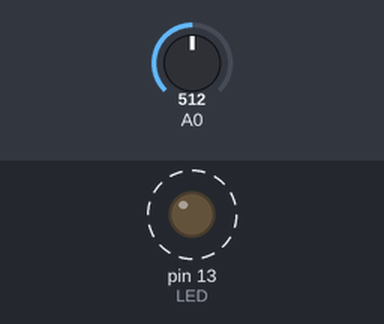
A sketch run on a simulated Arduino Uno, built with avr-gcc and run on an emulated ATmega328P. On the bench: output pins drawn as LEDs (lit = HIGH). Dashed ring = blinking. Inputs (shaded band) come from the test bench; at power-on: A0 = 512. What the sketch prints to the serial monitor is not drawn.

Above: at 0.5 s.
Timing chart, 0 to 4.6 s (numbered marks = the images above):
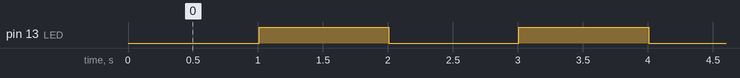

Measured:
- by itself, pin 13 (LED): alternates HIGH for 1.0 s and LOW for 1.0 s

The sketch:

TesteBateria.ino
```cpp
#define LED 13
#define resistor 6.9

float capacity=0, value,voltage,current, time=0;

void measure (void) {

value= analogRead(0);

voltage=value/1024*5.0;

current = voltage/resistor;

capacity=capacity+current/3600;

time++;

Serial.print("Voltage= ");
Serial.print(voltage);

Serial.print("V Current= ");
Serial.print(current);

Serial.print("A Capacity= ");
Serial.print(capacity);
Serial.print("Ah ");

Serial.print("Discharging time= ");
Serial.print(time);
Serial.print("s ");

Serial.print("\n");
}

boolean x=false;

ISR(TIMER1_OVF_vect) {
TCNT1=0x0BDC;
x=!x;

measure();

}

void setup() {

pinMode(LED, OUTPUT);

TIMSK1=0x01; // Permitiu interrupção global e temporária de transbordamento;
TCCR1A = 0x00; //operação normal página 148 (modo0);
TCNT1=0x0BDC; // define o valor inicial para remover o erro de tempo (registro contador de 16 bits);
TCCR1B = 0x04; //  temporizador de início / set clock;

Serial.begin(9600);

};

void loop () {

digitalWrite(LED, x);

};
```
